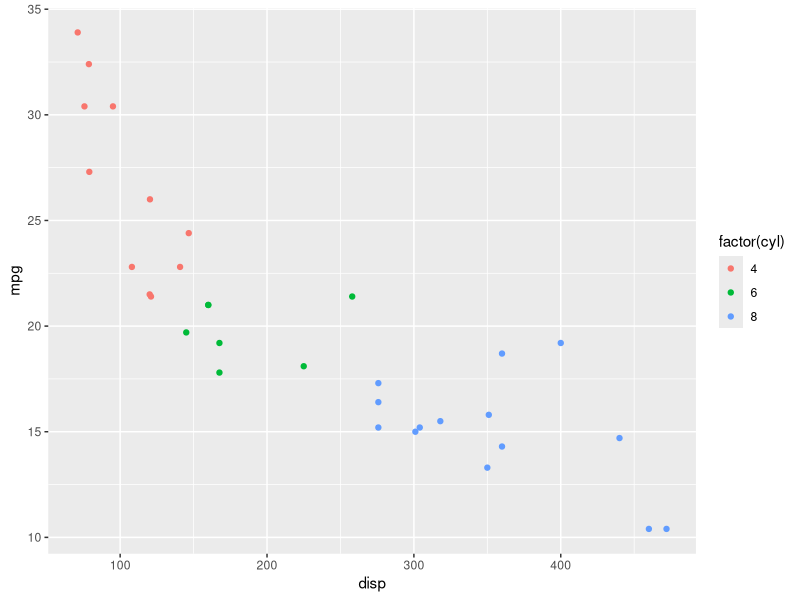
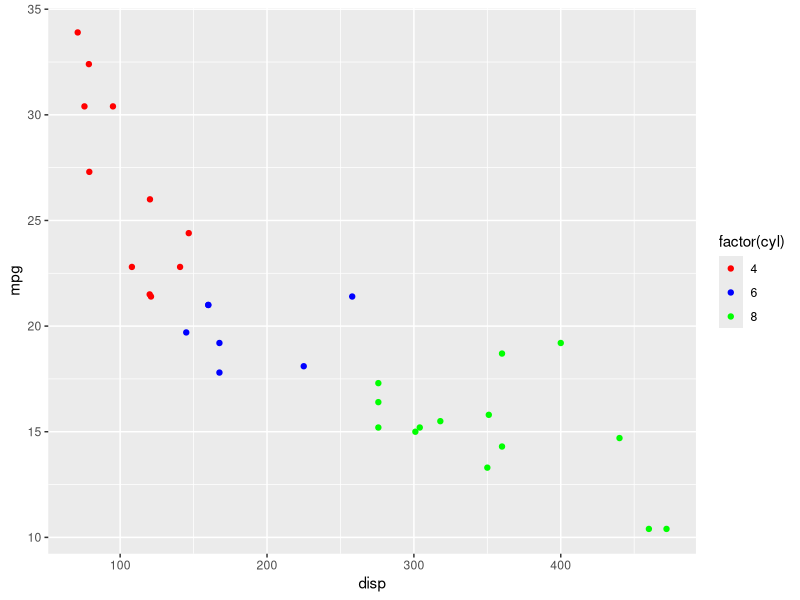
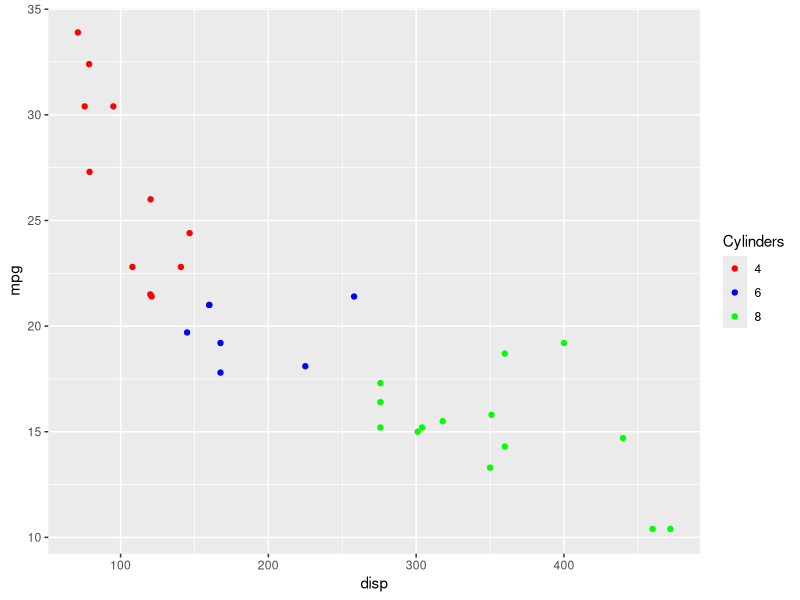
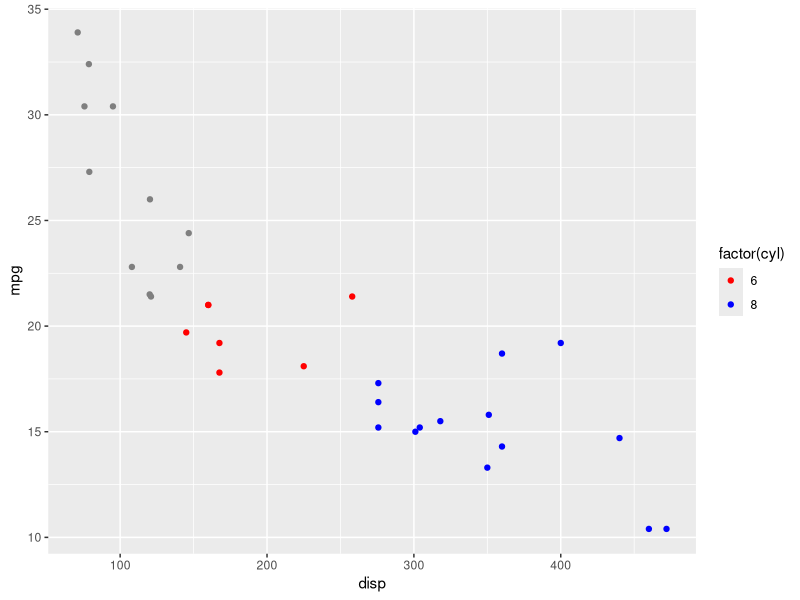
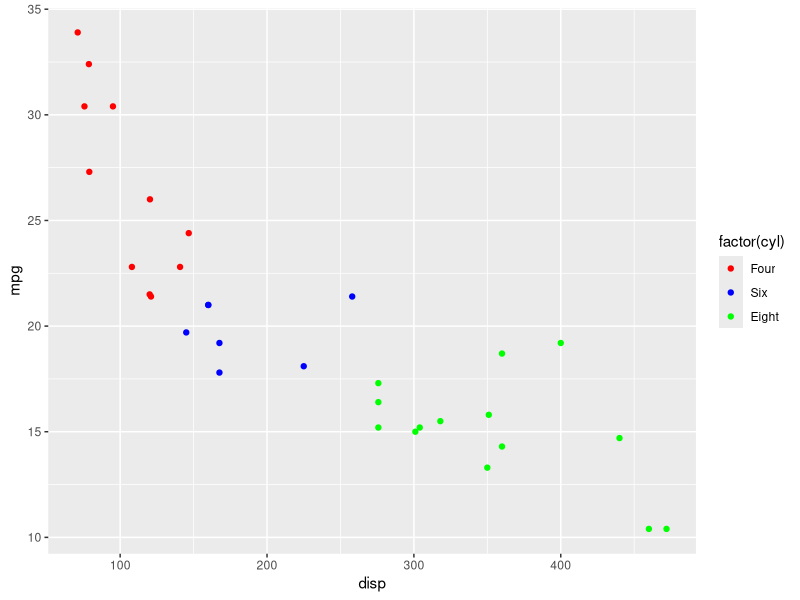
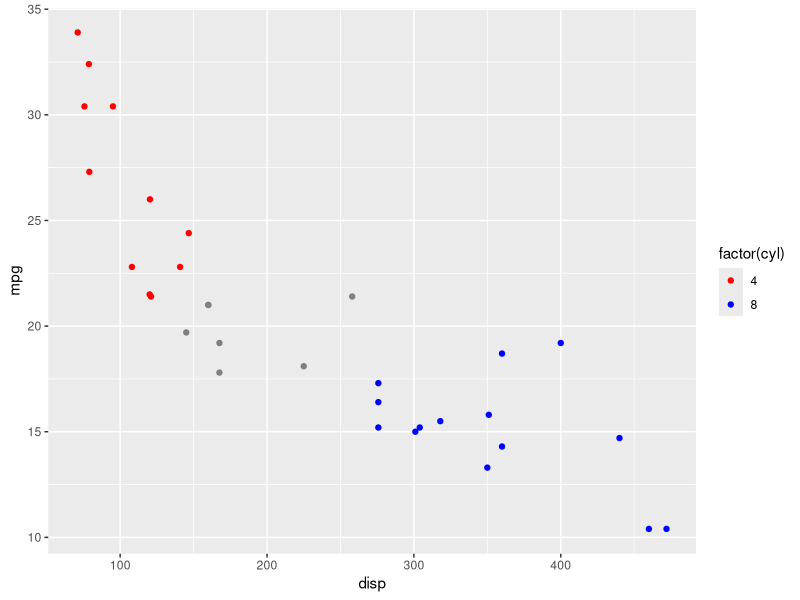
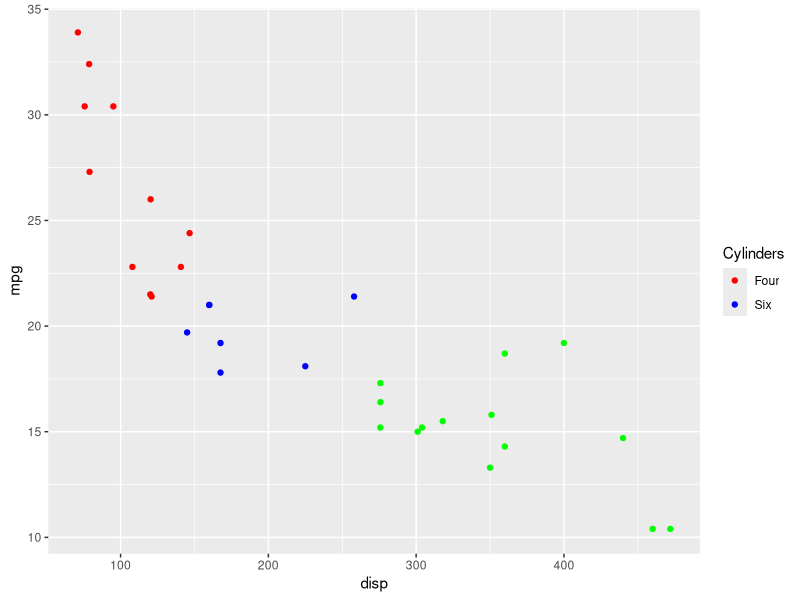

Reproduce these figures in R, in order.
## ---- chunk 1
library(ggplot2)
library(dplyr)
library(tidyr)
## ---- chunk 2
ggplot(mtcars) +
  geom_point(aes(disp, mpg, color = factor(cyl)))
## ---- chunk 3
ggplot(mtcars) +
  geom_point(aes(disp, mpg, color = factor(cyl))) +
  scale_color_manual(values = c("red", "blue", "green"))
## ---- chunk 4
ggplot(mtcars) +
  geom_point(aes(disp, mpg, color = factor(cyl))) +
  scale_color_manual(name = "Cylinders", 
    values = c("red", "blue", "green"))
## ---- chunk 5
ggplot(mtcars) +
  geom_point(aes(disp, mpg, color = factor(cyl))) +
  scale_color_manual(values = c("red", "blue", "green"), limits = c(6, 8))
## ---- chunk 6
ggplot(mtcars) +
  geom_point(aes(disp, mpg, color = factor(cyl))) +
  scale_color_manual(values = c("red", "blue", "green"),
    labels = c('Four', 'Six', 'Eight'))
## ---- chunk 7
ggplot(mtcars) +
  geom_point(aes(disp, mpg, color = factor(cyl))) +
  scale_color_manual(values = c("red", "blue", "green"),
    breaks = c(4, 8))
## ---- chunk 8
ggplot(mtcars) +
  geom_point(aes(disp, mpg, color = factor(cyl))) +
  scale_color_manual(name = "Cylinders", values = c("red", "blue", "green"),
    labels = c('Four', 'Six', 'Eight'), limits = c(4, 6, 8), breaks = c(4, 6, 8))
